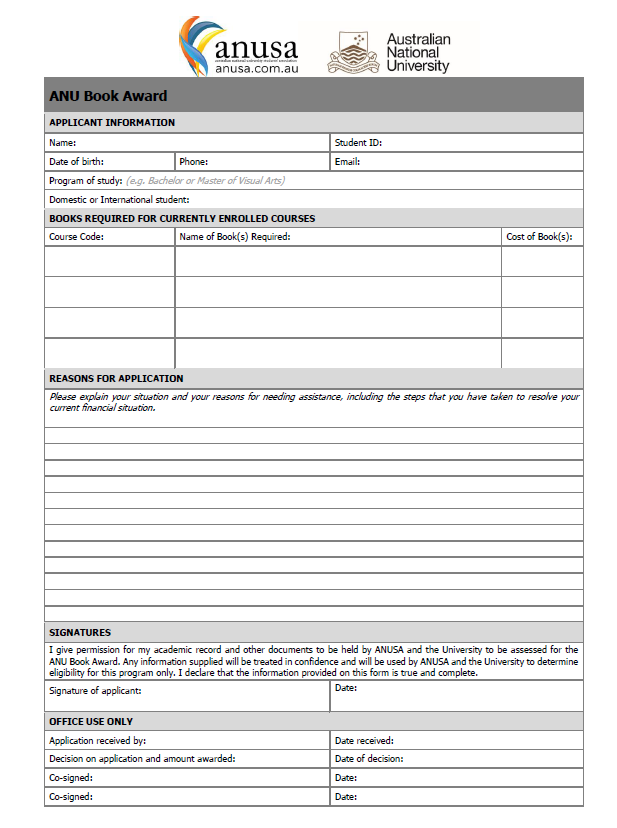
#> input picture project/1.jpg, 617 x 828 px
$ python cnt_approx.py   (older library calls are emulated)
#> lines starting #> are read from the running program, lines starting #| are printed output that depends on the picture; after the words box and inside, x2 and y2 are one past the last pixel; in counts of white or black regions, pixels touching at a corner belong together
import cv2
import numpy as np


img=cv2.imread("../../project/1.jpg")
#> img is the input picture: shape (828, 617, 3); mean B, G, R 233.8, 233.8, 233.8
GrayImage=cv2.cvtColor(img,cv2.COLOR_BGR2GRAY)
ret, th = cv2.threshold(GrayImage,0,255,cv2.THRESH_BINARY | cv2.THRESH_OTSU)
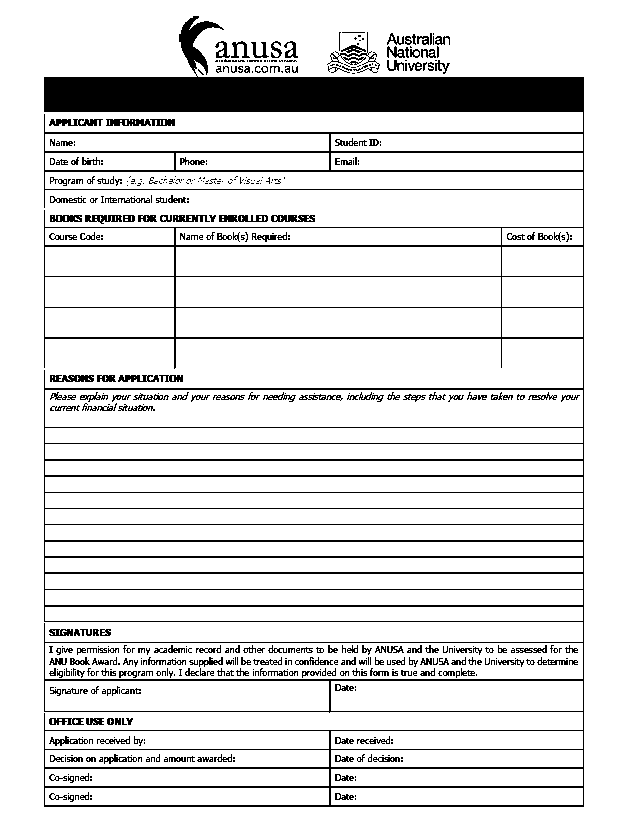
#> th: shape (828, 617); 87.6% white; 527 black regions (286 under 20 px), largest, box (x1, y1, x2, y2) and area: (44, 16, 584, 807) 47201, (327, 32, 380, 70) 277, (49, 119, 103, 126) 268
#> ret = 183
th_blur=cv2.GaussianBlur(th,(5,5),0)
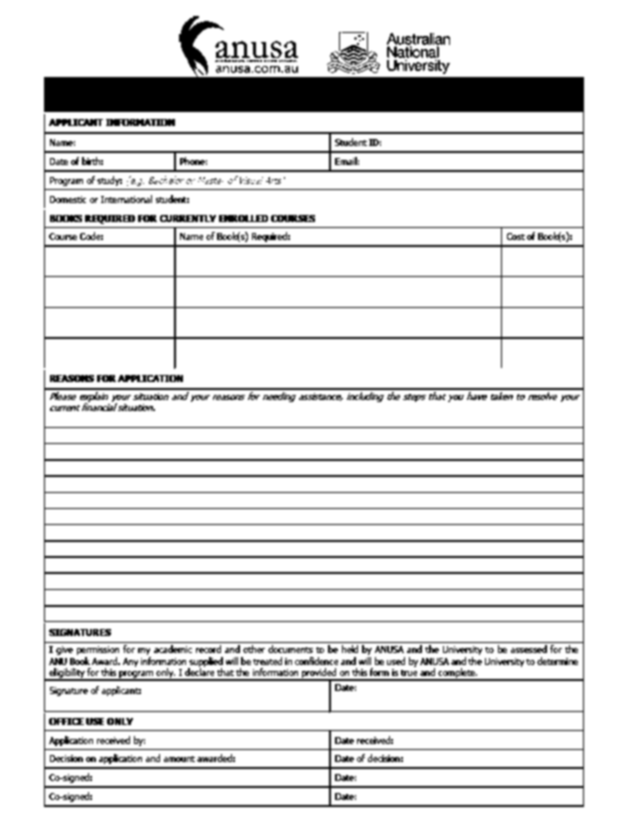
#> th_blur: shape (828, 617); min 0, max 255, mean 223.4
canny_result=cv2.Canny(th_blur,50,200)
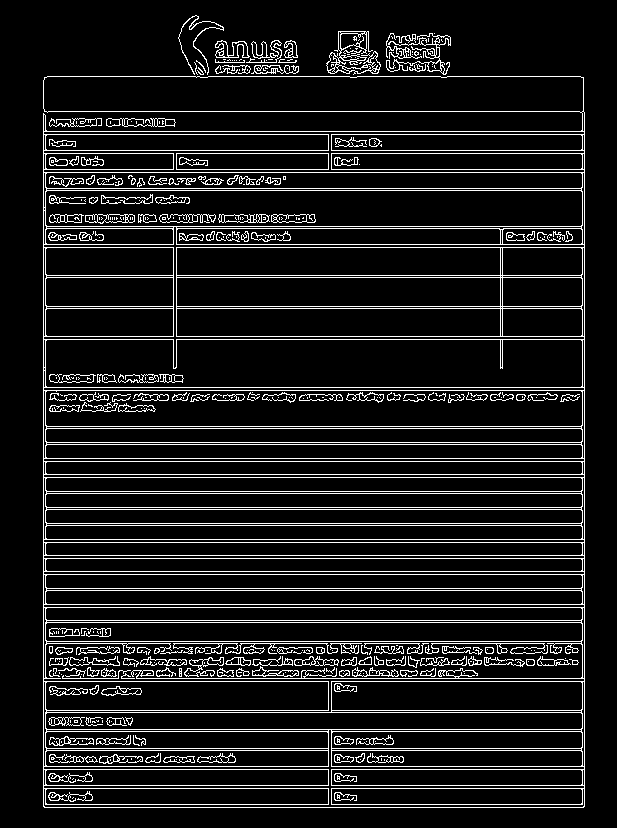
#> canny_result: shape (828, 617); 10.4% white in thin lines or dots, all inside (x1, y1, x2, y2) = (43, 15, 585, 808)

_, contours,hierarchy=cv2.findContours(canny_result,cv2.RETR_TREE,cv2.CHAIN_APPROX_NONE)
#> contours = 825 contours, 439 with area under 20; largest, box (x1, y1, x2, y2) and area: (43, 76, 585, 808) 384664, (45, 339, 583, 388) 25622, (43, 641, 585, 713) 21878, (45, 190, 583, 227) 19324, (45, 390, 583, 427) 19323
draw_contour = img.copy()
draw_prox = img.copy()

cv2.imshow('bin', canny_result)

for cont in contours:
    perimeter = cv2.arcLength(cont,True)
    epsilon = 0.02*cv2.arcLength(cont,True)
    approx = cv2.approxPolyDP(cont,epsilon,True)
    print(len(approx))
    if len(approx) in (2,3,4,5,6) and abs(cv2.contourArea(cont))>100:
        cv2.drawContours(draw_contour, cont, -1, (255,0,0))
        cv2.drawContours(draw_prox, [approx], 0, (0,0,255))
#> this loop made 825 passes
#> (perimeter, epsilon) on passes 3 to 5: (19.31, 0.386), (238.3, 4.77), (28.49, 0.57)
#| 2
#| 1
#| 11
#| 11
#| 7
#| 8
#| 2
#| 5
#> (further printed lines are left out)
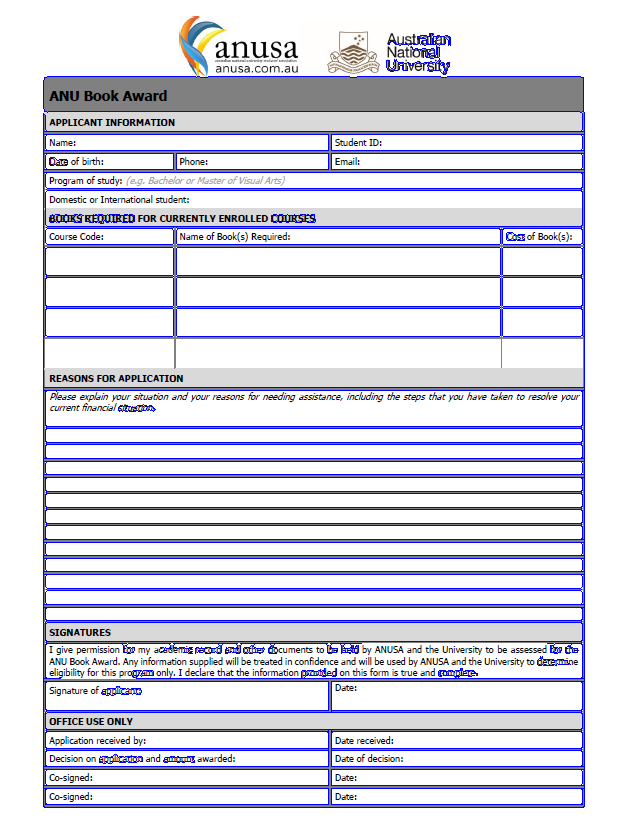
#> draw_contour: shape (828, 617, 3); 7.6% of pixels changed, all inside (x1, y1, x2, y2) = (43, 33, 585, 808)
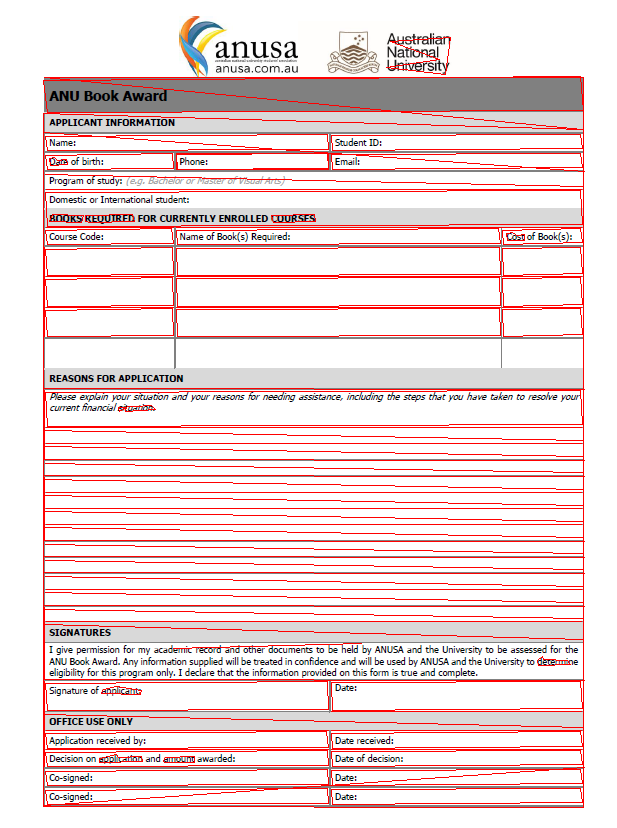
#> draw_prox: shape (828, 617, 3); 8.2% of pixels changed, all inside (x1, y1, x2, y2) = (43, 37, 585, 808)

cv2.imshow("contour", draw_contour)
cv2.imshow("prox",draw_prox)
cv2.waitKey(0)
cv2.destroyAllWindows()

$ run again, with project/2.jpg copied over project/1.jpg
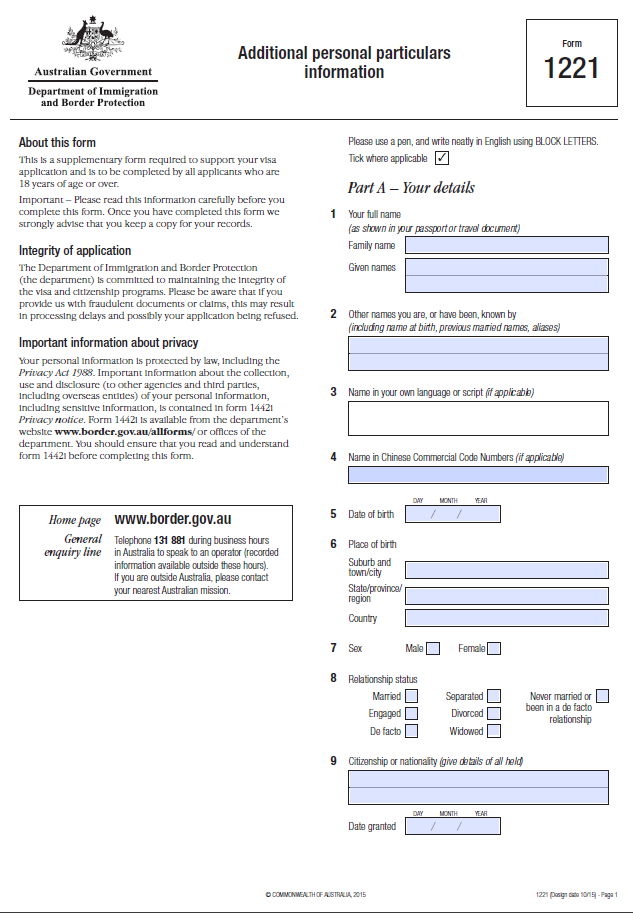
#> input picture project/2.jpg, 633 x 913 px
#> img is the input picture: shape (913, 633, 3); mean B, G, R 243.3, 240.9, 240.5
#> `ret, th = cv2.threshold(GrayImage,0,255,cv2.THRESH_BINARY | cv2.THRESH..`:
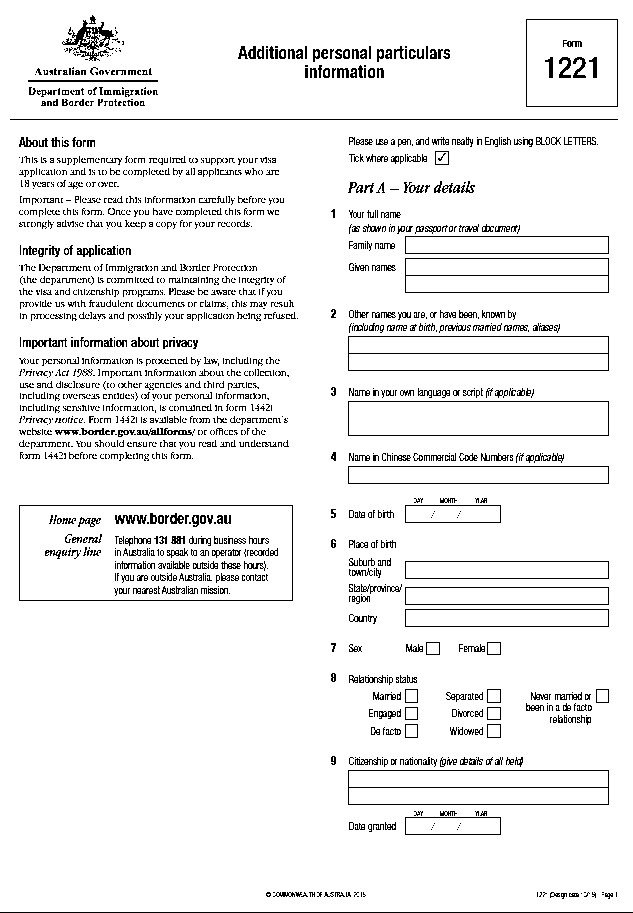
#> th: shape (913, 633); 93.4% white; black in thin lines or dots
#> ret = 174
#> canny_result: shape (913, 633); 8.6% white in thin lines or dots
#> contours = 1700 contours, 931 with area under 20; largest, box (x1, y1, x2, y2) and area: (18, 504, 294, 602) 26673, (18, 504, 294, 602) 26667, (20, 506, 292, 600) 25201, (20, 506, 292, 600) 25195, (347, 769, 610, 806) 9430
#> the loop `for cont in contours:` made 1700 passes
#> (perimeter, epsilon) on passes 3 to 5: (17.07, 0.341), (14.73, 0.295), (12.83, 0.257)
#> (printed output is left out)
#> after the loop `for cont in contours:`:
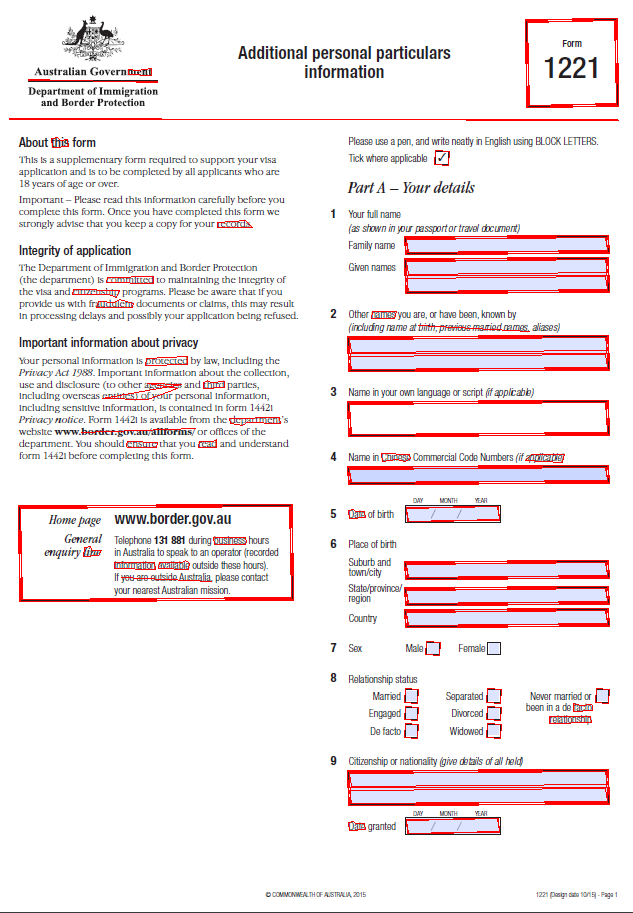
#> draw_prox: shape (913, 633, 3); 4% of pixels changed, all inside (x1, y1, x2, y2) = (9, 18, 619, 834)

$ run again, with project/3.jpg copied over project/1.jpg
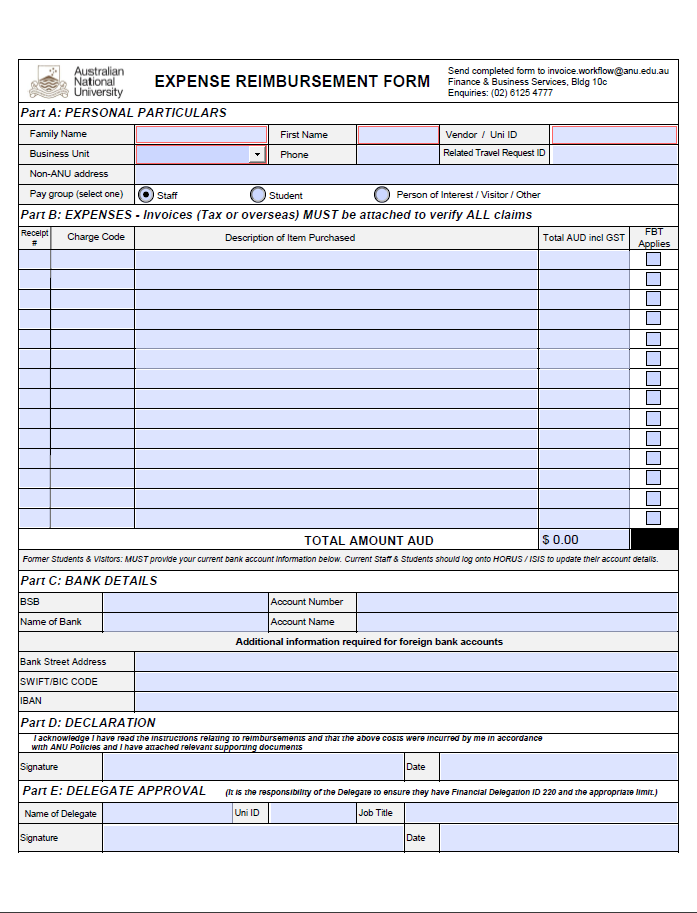
#> input picture project/3.jpg, 697 x 913 px
#> img is the input picture: shape (913, 697, 3); mean B, G, R 235.2, 223.7, 221
#> `ret, th = cv2.threshold(GrayImage,0,255,cv2.THRESH_BINARY | cv2.THRESH..`:
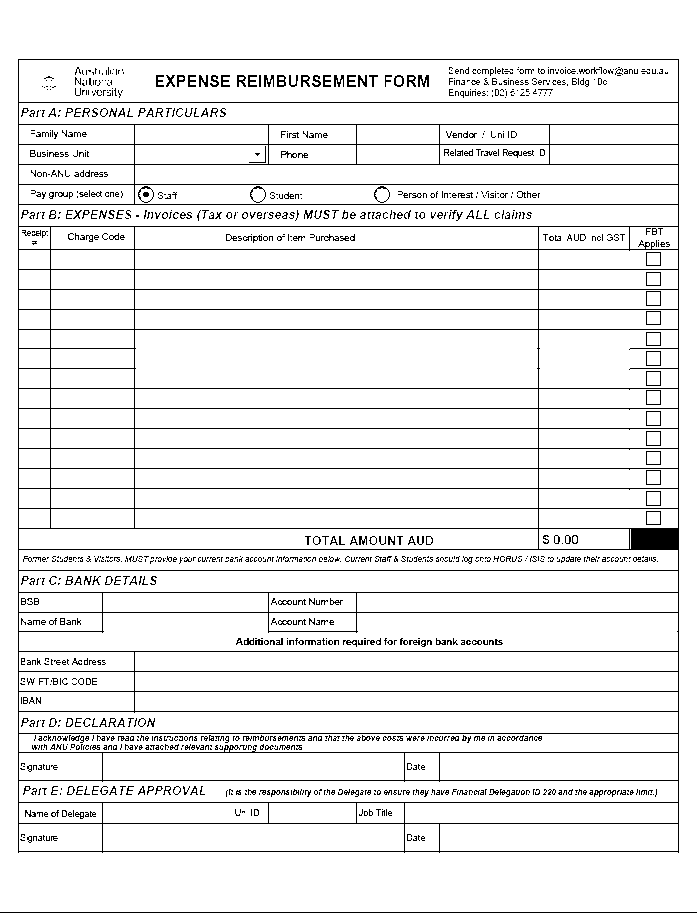
#> th: shape (913, 697); 93% white; black in thin lines or dots
#> ret = 129
#> canny_result: shape (913, 697); 11.8% white in thin lines or dots
#> contours = 1415 contours, 641 with area under 20; largest, box (x1, y1, x2, y2) and area: (17, 58, 680, 853) 525605, (19, 60, 678, 102) 26970, (135, 330, 538, 388) 22912, (19, 613, 678, 651) 21030, (19, 781, 678, 802) 13152
#> the loop `for cont in contours:` made 1415 passes
#> (perimeter, epsilon) on passes 14, 15, 17: (7.66, 0.153), (13.9, 0.278), (7.66, 0.153)
#> (printed output is left out)
#> after the loop `for cont in contours:`:
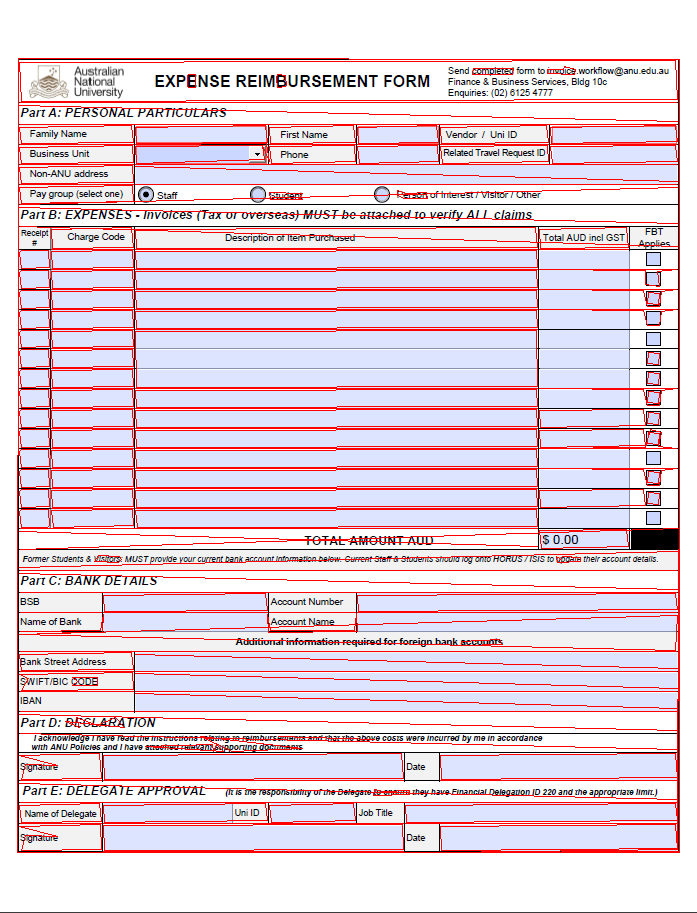
#> draw_prox: shape (913, 697, 3); 9.6% of pixels changed, all inside (x1, y1, x2, y2) = (17, 58, 680, 853)

$ run again, with project/temp.jpg copied over project/1.jpg
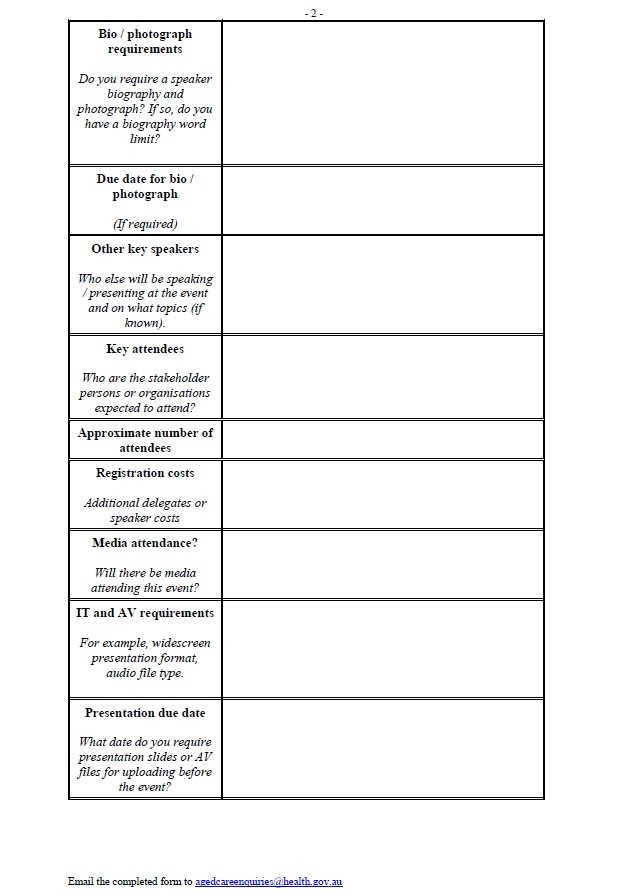
#> input picture project/temp.jpg, 628 x 894 px
#> img is the input picture: shape (894, 628, 3); mean B, G, R 244, 243.9, 243.8
#> `ret, th = cv2.threshold(GrayImage,0,255,cv2.THRESH_BINARY | cv2.THRESH..`:
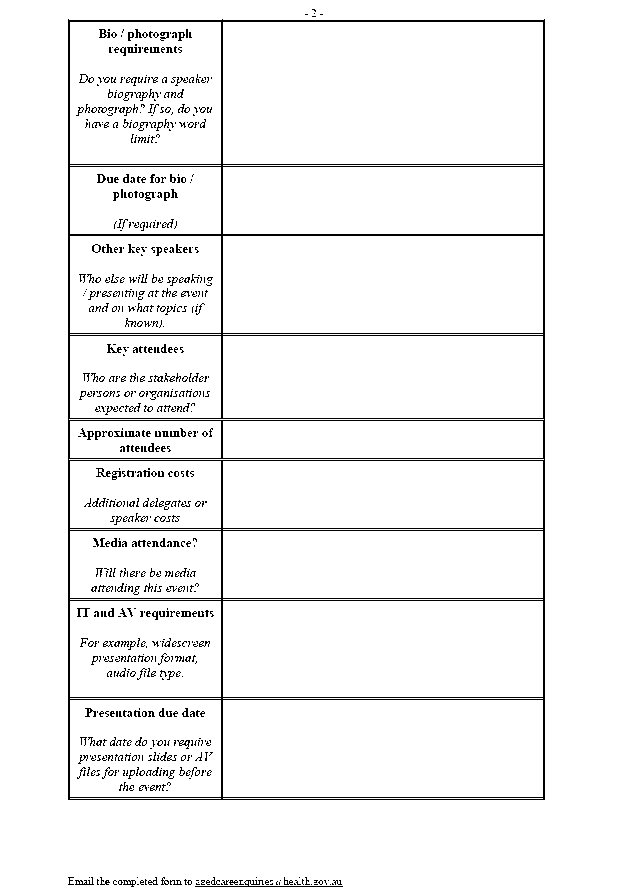
#> th: shape (894, 628); 95.6% white; black in thin lines or dots, all inside (x1, y1, x2, y2) = (68, 9, 545, 887)
#> ret = 141
#> canny_result: shape (894, 628); 5.1% white in thin lines or dots, all inside (x1, y1, x2, y2) = (67, 8, 546, 888)
#> contours = 778 contours, 431 with area under 20; largest, box (x1, y1, x2, y2) and area: (67, 19, 546, 801) 373312, (67, 19, 546, 801) 373308, (223, 336, 543, 528) 58379, (223, 22, 543, 164) 44979, (223, 22, 543, 164) 44977
#> the loop `for cont in contours:` made 778 passes
#> (perimeter, epsilon) on passes 4, 6, 7: (22.49, 0.45), (26.14, 0.523), (196.3, 3.93)
#> (printed output is left out)
#> after the loop `for cont in contours:`:
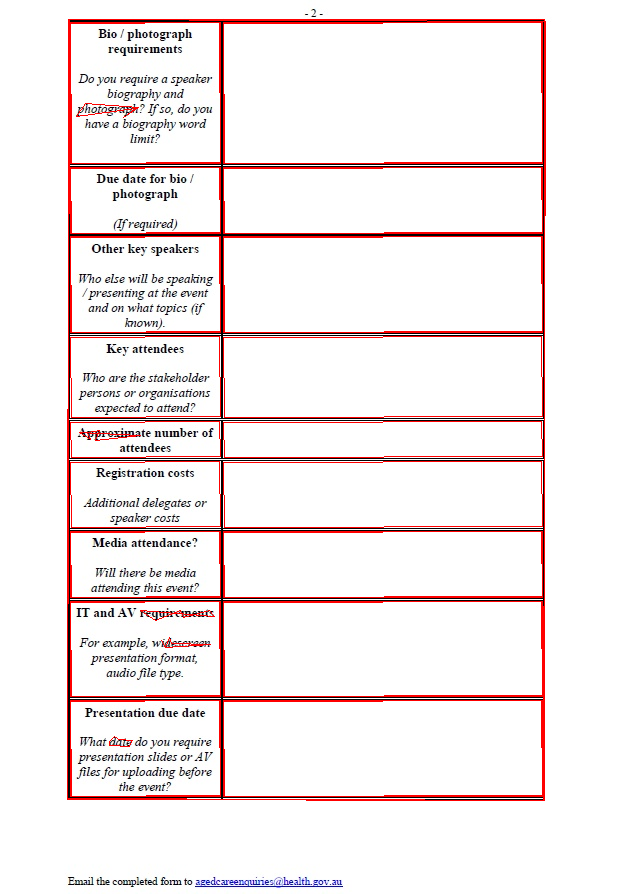
#> draw_prox: shape (894, 628, 3); 3.52% of pixels changed, all inside (x1, y1, x2, y2) = (67, 19, 546, 801)
